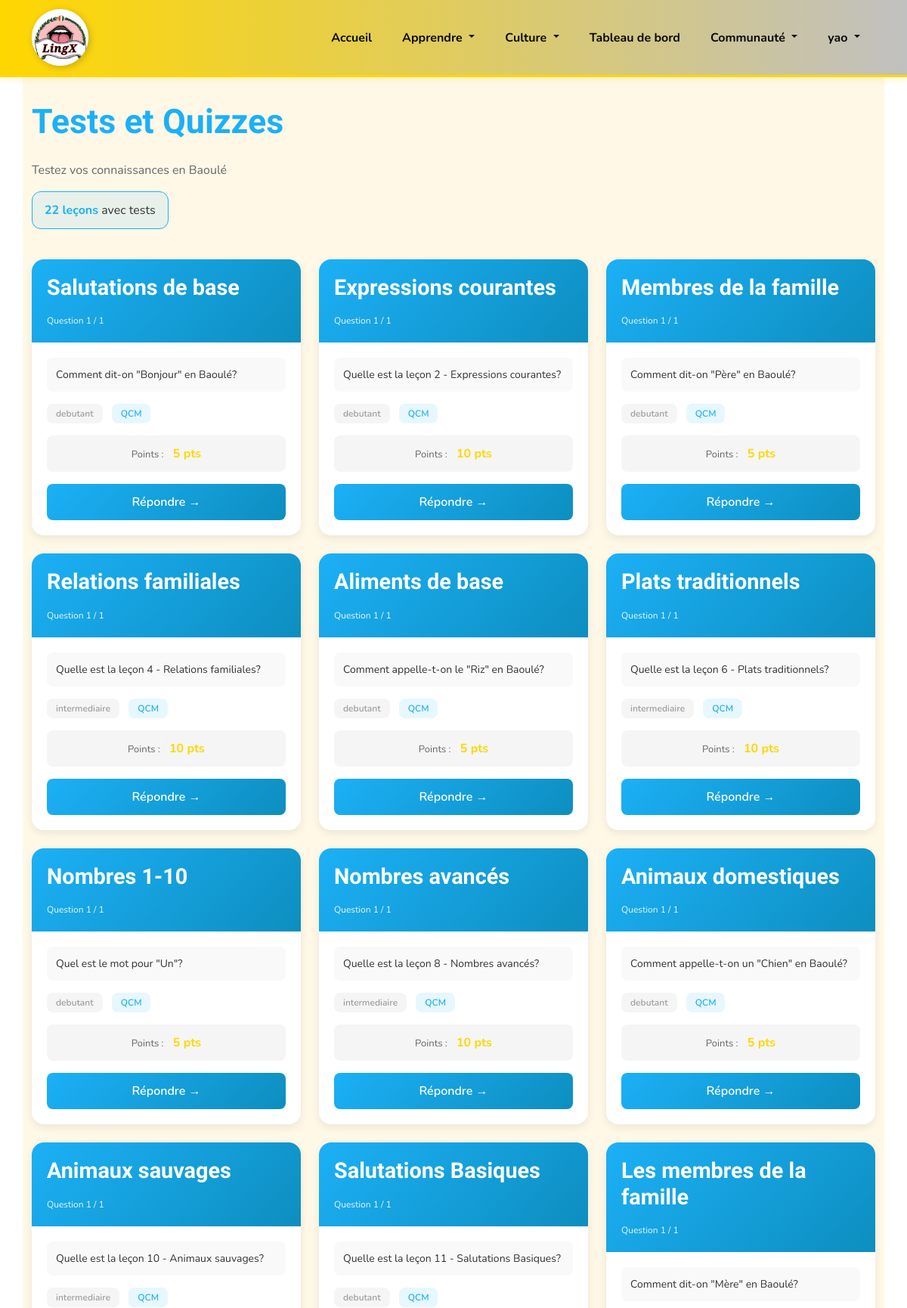
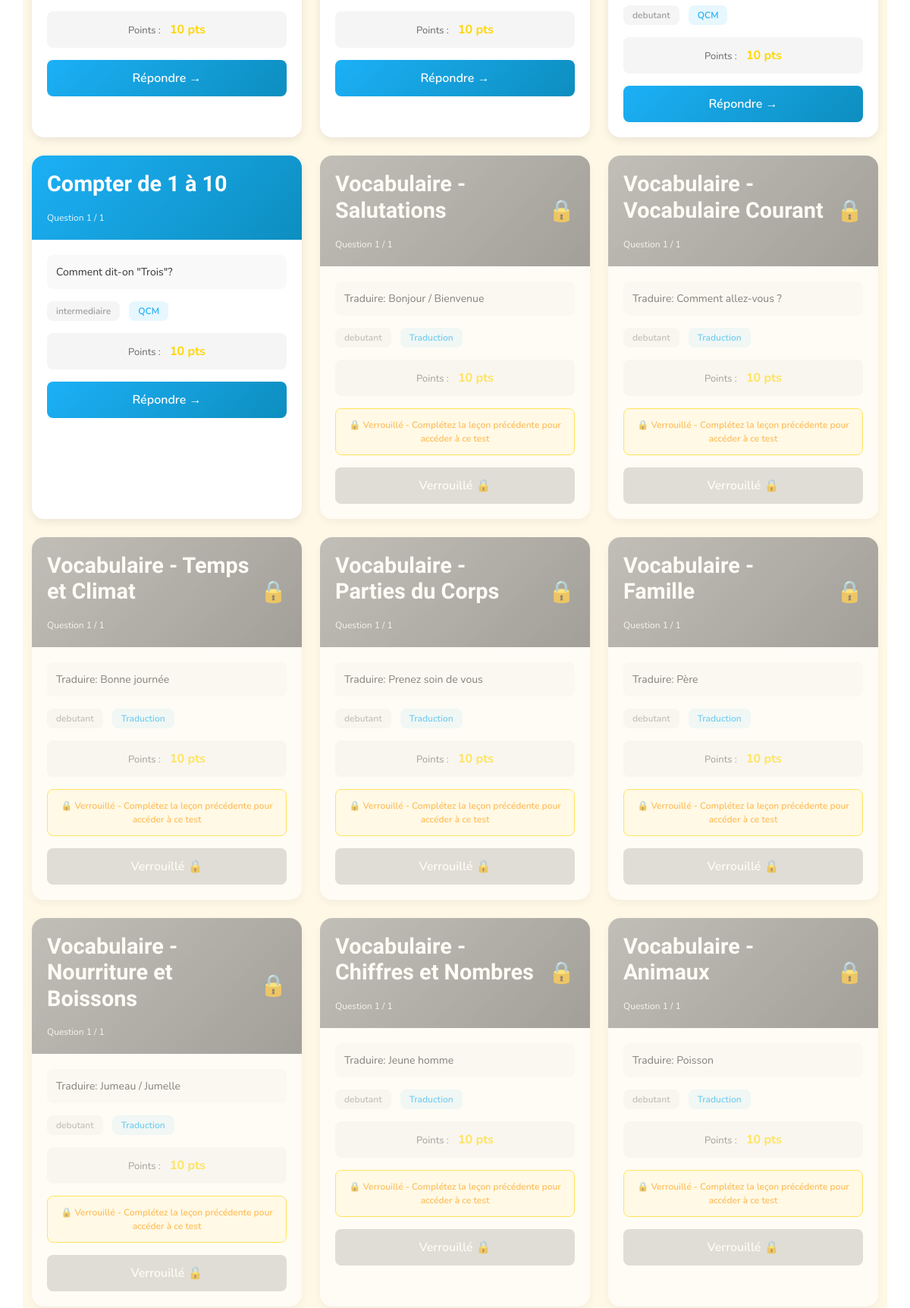
Screenshot of /tests/ (signed in, upper part) with the database file from the repository (2 pictures, top to bottom).
### lingx/models.py (models this page shows, shortened)
class Lesson(models.Model):
    DIFFICULTY_CHOICES = [
        ('debutant', 'Débutant'),
        ('intermediaire', 'Intermédiaire'),
        ('avance', 'Avancé'),
    ]
    category = models.ForeignKey(Category, on_delete=models.CASCADE, related_name='lessons')
    title = models.CharField(max_length=200)
    description = models.TextField()
    content = models.TextField()
    difficulty = models.CharField(max_length=20, choices=DIFFICULTY_CHOICES, default='debutant')
    order = models.IntegerField(default=0)
    number = models.IntegerField(default=0, help_text="Numéro de la leçon (1-22) pour déblocage par niveau")
    points = models.IntegerField(default=10)
    is_premium = models.BooleanField(default=False)
    created_at = models.DateTimeField(auto_now_add=True)
    updated_at = models.DateTimeField(auto_now=True)
    class Meta:
        ordering = ['category', 'order']

class Quiz(models.Model):
    QUIZ_TYPE_CHOICES = [
        ('mcq', 'QCM'),
        ('translation', 'Traduction'),
        ('listening', 'Écoute'),
        ('matching', 'Association'),
    ]
    lesson = models.ForeignKey(Lesson, on_delete=models.CASCADE, related_name='quizzes')
    question = models.TextField()
    quiz_type = models.CharField(max_length=20, choices=QUIZ_TYPE_CHOICES, default='mcq')
    audio_file = models.FileField(upload_to='audio/quiz/', blank=True, null=True)
    points = models.IntegerField(default=5)
    order = models.IntegerField(default=0)
    number = models.IntegerField(default=0, help_text="Numéro du test (1-22) pour déblocage par niveau")
    created_at = models.DateTimeField(auto_now_add=True)
    class Meta:
        verbose_name_plural = "Quizzes"
        ordering = ['lesson', 'order']

### lingx/views.py (the view)
# urls.py: path('tests/', views.tests_list, name='tests_list'),
@login_required
def tests_list(request):
    lessons = Lesson.objects.all().order_by('number')
    lessons_with_quizzes = []
    try:
        user_level = int(request.user.profile.level)
    except (AttributeError, ValueError):
        user_level = 1
    for lesson in lessons:
        quizzes = lesson.quizzes.all()
        if quizzes.exists():
            best_attempt = QuizAttempt.objects.filter(
                user=request.user,
                quiz__lesson=lesson
            ).order_by('-points_earned').first()
            quiz_list = []
            for quiz in quizzes.order_by('number'):
                quiz_list.append({
                    'quiz': quiz,
                    'unlocked': is_test_unlocked_for_user(request.user, quiz)
                })
            lessons_with_quizzes.append({
                'lesson': lesson,
                'quiz_count': quizzes.count(),
                'best_score': best_attempt.points_earned if best_attempt else 0,
                'attempts': QuizAttempt.objects.filter(
                    user=request.user,
                    quiz__lesson=lesson
                ).count(),
                'quizzes': quiz_list,
                'lesson_unlocked': is_lesson_unlocked_for_user(request.user, lesson),
                'required_level': lesson.number,
            })
    context = {
        'lessons_with_quizzes': lessons_with_quizzes,
        'user_level': user_level,
    }
    return render(request, 'tests_list.html', context)

### lingx/context_processors.py (called while the page is built, shortened)
def sous_groupes_images(request):
    repo_static = Path(__file__).resolve().parents[2] / 'static'
    images_dir = repo_static / 'images' / 'SOUS GROUPES'
    if not images_dir.exists() or not images_dir.is_dir():
        return {'sous_groupes_images': []}

### lingx/views.py (called while the page is built)
def is_lesson_unlocked(user_level, lesson_number):
    if lesson_number is None or lesson_number <= 0:
        return False
    return lesson_number <= max(1, user_level)

def is_test_unlocked(user_level, test_number):
    if test_number is None or test_number <= 0:
        return False
    return test_number <= max(1, user_level)

def is_lesson_unlocked_for_user(user, lesson):
    try:
        user_level = int(user.profile.level)
    except Exception:
        user_level = 1
    lesson_number = lesson.number if hasattr(lesson, 'number') and lesson.number else None
    return is_lesson_unlocked(user_level, lesson_number)

def is_test_unlocked_for_user(user, quiz):
    try:
        user_level = int(user.profile.level)
    except Exception:
        user_level = 1
    quiz_number = quiz.number if hasattr(quiz, 'number') and quiz.number else None
    return is_test_unlocked(user_level, quiz_number)

### templates/tests_list.html (shortened to what this page needs)
{% extends 'base.html' %} {% load static %}  {% block content %}
<div
  class="container"
  style="background-color: #fff8e7; min-height: 100vh; padding-top: 32px"
>
  <div style="margin-bottom: 40px">
    <h1
      style="
        font-family: &quot;Baloo 2&quot;, cursive;
        font-size: 40px;
        margin: 0 0 8px 0;
        color: #1cb0f6;
      "
    >
      Tests et Quizzes
    </h1>
    <p style="font-size: 16px; color: #666; margin: 0 0 16px 0">
      Testez vos connaissances en Baoulé
    </p>
    <div style="display: flex; gap: 20px; margin-top: 16px">
      <div
        style="
          padding: 12px 16px;
          background: rgba(28, 176, 246, 0.1);
          border-radius: 12px;
          border: 1px solid #1cb0f6;
        "
      >
        <span style="color: #1cb0f6; font-weight: 700"
          >{{ lessons_with_quizzes|length }} leçons</span
        >
        avec tests
      </div>
    </div>
  </div>
  {% if lessons_with_quizzes %}
  <div
    style="
      display: grid;
      grid-template-columns: repeat(auto-fill, minmax(350px, 1fr));
      gap: 24px;
      margin-bottom: 40px;
    "
  >
    {% for item in lessons_with_quizzes %} {% for quiz_item in item.quizzes %}
    <div
      style="background: white; border-radius: 16px; overflow: hidden; box-shadow: 0 4px 12px rgba(0,0,0,0.08); transition: all 0.3s ease; height: 100%; {% if not quiz_item.unlocked %}opacity: 0.6;{% endif %}"
      onmouseover="{% if quiz_item.unlocked %}this.style.boxShadow='0 8px 24px rgba(0,0,0,0.12)'; this.style.transform='translateY(-4px)';{% endif %}"
      onmouseout="{% if quiz_item.unlocked %}this.style.boxShadow='0 4px 12px rgba(0,0,0,0.08)'; this.style.transform='translateY(0)';{% endif %}"
    >
      <div
        style="
          background: linear-gradient(
            135deg,
            {% if quiz_item.unlocked %}#1cb0f6,
            #0d8ebf{% else %}#999999,
            #666666{% endif %}
          );
          color: white;
          padding: 20px;
          display: flex;
          align-items: center;
          justify-content: space-between;
        "
      >
        <div style="flex: 1">
          <h3
            style="
              margin: 0 0 8px 0;
              font-size: 18px;
              font-family: &quot;Baloo 2&quot;, cursive;
            "
          >
            {{ item.lesson.title }}
          </h3>
          <p style="margin: 0; font-size: 12px; opacity: 0.9">
            Question {{ quiz_item.quiz.order|default:1 }} / {{ item.quiz_count }}
          </p>
        </div>
        {% if not quiz_item.unlocked %}
        <span style="font-size: 28px; margin-left: 12px">🔒</span>
        {% endif %}
      </div>
      <div style="padding: 20px">
        <div
          style="
            background: #f9f9f9;
            padding: 12px;
            border-radius: 8px;
            margin-bottom: 16px;
          "
        >
          <p style="margin: 0; color: #333; font-size: 14px; line-height: 1.5">
            {{ quiz_item.quiz.question|truncatewords:20 }}
          </p>
        </div>
        <div style="margin-bottom: 16px">
          <span
            style="display: inline-block; padding: 4px 12px; border-radius: 8px; font-size: 12px; font-weight: 600;
                                 {% if item.lesson.difficulty == 'Débutant' %}
                                    background: rgba(76, 175, 80, 0.1); color: #4CAF50;
                                 {% elif item.lesson.difficulty == 'Intermédiaire' %}
                                    background: rgba(255, 193, 7, 0.1); color: #FFC107;
                                 {% elif item.lesson.difficulty == 'Avancé' %}
                                    background: rgba(244, 67, 54, 0.1); color: #F44336;
                                 {% else %}
                                    background: rgba(158, 158, 158, 0.1); color: #9E9E9E;
                                 {% endif %}"
          >
            {{ item.lesson.difficulty|default:"Non spécifié" }}
          </span>
          <span
            style="
              display: inline-block;
              margin-left: 8px;
              padding: 4px 12px;
              border-radius: 8px;
              font-size: 12px;
              font-weight: 600;
              background: rgba(28, 176, 246, 0.1);
              color: #1cb0f6;
            "
          >
            {{ quiz_item.quiz.get_quiz_type_display|default:"QCM" }}
          </span>
        </div>
        <div
          style="
            background: #f5f5f5;
            padding: 12px;
            border-radius: 8px;
            margin-bottom: 16px;
            text-align: center;
          "
        >
          <span style="color: #666; font-size: 13px">Points :</span>
          <span style="font-weight: 700; color: #ffd700; margin-left: 8px"
            >{{ quiz_item.quiz.points }} pts</span
          >
        </div>
        {% if not quiz_item.unlocked %}
        <div
          style="
            background: rgba(255, 215, 0, 0.1);
            border: 1px solid #ffd700;
            border-radius: 8px;
            padding: 12px;
            margin-bottom: 16px;
            text-align: center;
          "
        >
          <p
            style="margin: 0; color: #ff9800; font-size: 12px; font-weight: 600"
          >
            🔒 Verrouillé - Complétez la leçon précédente pour accéder à ce test
          </p>
        </div>
        {% endif %}
        {% if quiz_item.unlocked %}
        <a
          href="{% url 'quiz' item.lesson.id %}"
          style="
            display: block;
            padding: 12px;
            background: linear-gradient(135deg, #1cb0f6, #0d8ebf);
            color: white;
            border: none;
            border-radius: 8px;
            font-weight: 600;
            cursor: pointer;
            transition: all 0.2s;
            text-decoration: none;
            text-align: center;
          "
          onmouseover="this.style.opacity = '0.9'"
          onmouseout="this.style.opacity = '1'"
        >
          Répondre →
        </a>
        {% else %}
        <button
          style="
            width: 100%;
            padding: 12px;
            background: #cccccc;
            color: white;
            border: none;
            border-radius: 8px;
            font-weight: 600;
            cursor: not-allowed;
          "
          disabled
        >
          Verrouillé 🔒
        </button>
        {% endif %}
      </div>
    </div>
    {% endfor %} {% endfor %}
  </div>
  {% endif %}
</div>
{% endblock %}

### templates/base.html (shortened to what this page needs)
{% load static %}
<!doctype html>
<html lang="fr">
  <head>
    <link
      href="https://cdn.jsdelivr.net/npm/bootstrap@5.3.0/dist/css/bootstrap.min.css"
      rel="stylesheet"
    />
    <link rel="stylesheet" href="{% static 'css/esatic-theme.css' %}" />
    <link rel="stylesheet" href="{% static 'css/duolingo-baoule.css' %}" />
  </head>
  <body>
    <nav class="navbar navbar-expand-lg sticky-top">
      <div class="container">
        <a
          class="navbar-brand"
          href="{% url 'home' %}"
          style="display: flex; align-items: center; padding: 0"
        >
          <img
            src="{% static 'images/lingx_circular.png' %}"
            alt="LingX Logo"
            style="
              width: 75px;
              height: 75px;
              object-fit: contain;
              filter: drop-shadow(2px 2px 4px rgba(0, 0, 0, 0.2));
            "
          />
        </a>
        <div class="collapse navbar-collapse" id="navbarNav">
          <ul class="navbar-nav ms-auto">
            {% if user.is_authenticated %}
            <li class="nav-item">
              <a class="nav-link" href="{% url 'home' %}"> Accueil</a>
            </li>
            {% endif %}
            <li class="nav-item dropdown">
              <a
                class="nav-link dropdown-toggle"
                href="#"
                role="button"
                data-bs-toggle="dropdown"
              >
                Apprendre
              </a>
            </li>
            <li class="nav-item dropdown">
              <a
                class="nav-link dropdown-toggle"
                href="#"
                role="button"
                data-bs-toggle="dropdown"
              >
                Culture
              </a>
            </li>
            {% if user.is_authenticated %}
            <li class="nav-item">
              <a class="nav-link" href="{% url 'dashboard' %}">
                Tableau de bord</a
              >
            </li>
            <li class="nav-item dropdown">
              <a
                class="nav-link dropdown-toggle"
                href="#"
                role="button"
                data-bs-toggle="dropdown"
              >
                Communauté
              </a>
            </li>
            <li class="nav-item dropdown">
              <a
                class="nav-link dropdown-toggle"
                href="#"
                role="button"
                data-bs-toggle="dropdown"
              >
                {{ user.username }}
              </a>
            </li>
            {% endif %}
          </ul>
        </div>
      </div>
    </nav>
    <main>{% block content %}{% endblock %}</main>
  </body>
</html>

### static/css/esatic-theme.css (style rules this page uses)
:root { --primary-color: #ffd700; --secondary-color: #c0c0c0; --success-color: #66BB6A; --warning-color: #ffd700; --danger-color: #EF5350; --dark-color: #000000; --light-color: #ffffff; --gradient: linear-gradient(135deg, #ffd700 0%, #c0c0c0 100%); }
body { font-family: 'Inter', -apple-system, BlinkMacSystemFont, 'Segoe UI', sans-serif; background: #ffffff; min-height: 100vh; color: #000000; }
.navbar { background: var(--gradient) !important; backdrop-filter: blur(10px); box-shadow: 0 4px 8px rgba(255, 215, 0, 0.2); }
.navbar-brand { font-weight: 700; font-size: 1.5rem; font-family: 'Playfair Display', serif; color: #000000 !important; }
.nav-link { color: #000000 !important; font-weight: 600; }

### static/css/duolingo-baoule.css (style rules this page uses)
:root { --or: #FFD700; --or-clair: #FFED4E; --or-sombre: #CCB000; --argent: #C0C0C0; --argent-clair: #E8E8E8; --argent-sombre: #A9A9A9; --bleu: #007FFF; --bleu-nuit: #003F7F; --bleu-clair: #4DA6FF; --orange-red: #FF4500; --blanc: #FFFFFF; --noir-doux: #0A0A0A; --gris-fond: #F4F6F8; --texte: #333333; --gradient-navbar: linear-gradient(90deg, #FFD700 0%, #C0C0C0 100%); --gold: #FFD700; --gold-dark: #CCB000; --brun: #003F7F; --vert: #4CAF50; --noir: #007FFF; --creme: #FFF8E7; --rouge: #FF4500; --bleu-old: #007FFF; --orange: #FF4500; --vert-clair: #E8F5E9; --rouge-clair: #FFEBEE; --bleu-clair-old: #E3F2FD; --gris: #F4F6F8; }
body { font-family: 'Nunito', sans-serif; color: var(--texte); }
h1, h2, h3, h4, h5, h6, .section-title { font-family: 'Baloo 2', cursive; font-weight: 700; }

### templates/base.html (style rules this page uses)
:root { --or: #ffd700; --or-clair: #ffed4e; --or-sombre: #ccb000; --argent: #c0c0c0; --argent-clair: #e8e8e8; --bleu: #007fff; --bleu-nuit: #003f7f; --bleu-clair: #4da6ff; --orange-red: #ff4500; }
.navbar { background: linear-gradient(90deg, #ffd700 0%, #c0c0c0 100%) !important; border-bottom: 3px solid #ffd700; padding: 12px 0 !important; min-height: auto; }
.navbar .nav-link { color: #0a0a0a !important; font-weight: 700 !important; font-size: 16px !important; padding: 12px 20px !important; transition: all 0.2s; }
h1 { font-size: 2.8rem !important; font-weight: 900 !important; margin-bottom: 25px !important; }
h3 { font-size: 1.8rem !important; font-weight: 700 !important; margin-bottom: 18px !important; }

### rows the page displays
Lesson: lesson "Salutations de base", lesson.difficulty "debutant"
Quiz: quiz.order "1", quiz_count "1", quiz.question "Comment dit-on \"Bonjour\" en Baoulé?", quiz.quiz_type "QCM", quiz.points "5", shows "Répondre →"
Lesson: lesson "Expressions courantes", lesson.difficulty "debutant"
Quiz: quiz.order "1", quiz_count "1", quiz.question "Quelle est la leçon 2 - Expressions courantes?", quiz.quiz_type "QCM", quiz.points "10", shows "Répondre →"
Lesson: lesson "Membres de la famille", lesson.difficulty "debutant"
Quiz: quiz.order "1", quiz_count "1", quiz.question "Comment dit-on \"Père\" en Baoulé?", quiz.quiz_type "QCM", quiz.points "5", shows "Répondre →"
Lesson: lesson "Relations familiales", lesson.difficulty "intermediaire"
Quiz: quiz.order "1", quiz_count "1", quiz.question "Quelle est la leçon 4 - Relations familiales?", quiz.quiz_type "QCM", quiz.points "10", shows "Répondre →"
Lesson: lesson "Aliments de base", lesson.difficulty "debutant"
Quiz: quiz.order "1", quiz_count "1", quiz.question "Comment appelle-t-on le \"Riz\" en Baoulé?", quiz.quiz_type "QCM", quiz.points "5", shows "Répondre →"
Lesson: lesson "Plats traditionnels", lesson.difficulty "intermediaire"
Quiz: quiz.order "1", quiz_count "1", quiz.question "Quelle est la leçon 6 - Plats traditionnels?", quiz.quiz_type "QCM", quiz.points "10", shows "Répondre →"
Lesson: lesson "Nombres 1-10", lesson.difficulty "debutant"
Quiz: quiz.order "1", quiz_count "1", quiz.question "Quel est le mot pour \"Un\"?", quiz.quiz_type "QCM", quiz.points "5", shows "Répondre →"
Lesson: lesson "Nombres avancés", lesson.difficulty "intermediaire"
Quiz: quiz.order "1", quiz_count "1", quiz.question "Quelle est la leçon 8 - Nombres avancés?", quiz.quiz_type "QCM", quiz.points "10", shows "Répondre →"
Lesson: lesson "Animaux domestiques", lesson.difficulty "debutant"
Quiz: quiz.order "1", quiz_count "1", quiz.question "Comment appelle-t-on un \"Chien\" en Baoulé?", quiz.quiz_type "QCM", quiz.points "5", shows "Répondre →"
Lesson: lesson "Animaux sauvages", lesson.difficulty "intermediaire"
Quiz: quiz.order "1", quiz_count "1", quiz.question "Quelle est la leçon 10 - Animaux sauvages?", quiz.quiz_type "QCM", quiz.points "10", shows "Répondre →"
Lesson: lesson "Salutations Basiques", lesson.difficulty "debutant"
Quiz: quiz.order "1", quiz_count "1", quiz.question "Quelle est la leçon 11 - Salutations Basiques?", quiz.quiz_type "QCM", quiz.points "10", shows "Répondre →"
Lesson: lesson "Les membres de la famille", lesson.difficulty "debutant"
Quiz: quiz.order "1", quiz_count "1", quiz.question "Comment dit-on \"Mère\" en Baoulé?", quiz.quiz_type "QCM", quiz.points "10", shows "Répondre →"
Lesson: lesson "Compter de 1 à 10", lesson.difficulty "intermediaire"
Quiz: quiz.order "1", quiz_count "1", quiz.question "Comment dit-on \"Trois\"?", quiz.quiz_type "QCM", quiz.points "10", shows "Répondre →"
Lesson: lesson "Vocabulaire - Salutations", lesson.difficulty "debutant"
Quiz: quiz.order "1", quiz_count "1", quiz.question "Traduire: Bonjour / Bienvenue", quiz.quiz_type "Traduction", quiz.points "10", shows "🔒 Verrouillé - Complétez la leçon précédente pour accéder à ce test", shows "Verrouillé 🔒"
Lesson: lesson "Vocabulaire - Vocabulaire Courant", lesson.difficulty "debutant"
Quiz: quiz.order "1", quiz_count "1", quiz.question "Traduire: Comment allez-vous ?", quiz.quiz_type "Traduction", quiz.points "10", shows "🔒 Verrouillé - Complétez la leçon précédente pour accéder à ce test", shows "Verrouillé 🔒"
Lesson: lesson "Vocabulaire - Temps et Climat", lesson.difficulty "debutant"
Quiz: quiz.order "1", quiz_count "1", quiz.question "Traduire: Bonne journée", quiz.quiz_type "Traduction", quiz.points "10", shows "🔒 Verrouillé - Complétez la leçon précédente pour accéder à ce test", shows "Verrouillé 🔒"
Lesson: lesson "Vocabulaire - Parties du Corps", lesson.difficulty "debutant"
Quiz: quiz.order "1", quiz_count "1", quiz.question "Traduire: Prenez soin de vous", quiz.quiz_type "Traduction", quiz.points "10", shows "🔒 Verrouillé - Complétez la leçon précédente pour accéder à ce test", shows "Verrouillé 🔒"
Lesson: lesson "Vocabulaire - Famille", lesson.difficulty "debutant"
Quiz: quiz.order "1", quiz_count "1", quiz.question "Traduire: Père", quiz.quiz_type "Traduction", quiz.points "10", shows "🔒 Verrouillé - Complétez la leçon précédente pour accéder à ce test", shows "Verrouillé 🔒"
Lesson: lesson "Vocabulaire - Nourriture et Boissons", lesson.difficulty "debutant"
Quiz: quiz.order "1", quiz_count "1", quiz.question "Traduire: Jumeau / Jumelle", quiz.quiz_type "Traduction", quiz.points "10", shows "🔒 Verrouillé - Complétez la leçon précédente pour accéder à ce test", shows "Verrouillé 🔒"
Lesson: lesson "Vocabulaire - Chiffres et Nombres", lesson.difficulty "debutant"
Quiz: quiz.order "1", quiz_count "1", quiz.question "Traduire: Jeune homme", quiz.quiz_type "Traduction", quiz.points "10", shows "🔒 Verrouillé - Complétez la leçon précédente pour accéder à ce test", shows "Verrouillé 🔒"
Lesson: lesson "Vocabulaire - Animaux", lesson.difficulty "debutant"
Quiz: quiz.order "1", quiz_count "1", quiz.question "Traduire: Poisson", quiz.quiz_type "Traduction", quiz.points "10", shows "🔒 Verrouillé - Complétez la leçon précédente pour accéder à ce test", shows "Verrouillé 🔒"

### other values shown
{{ user.username }} "yao"
{{ lessons_with_quizzes|length }} "22"
